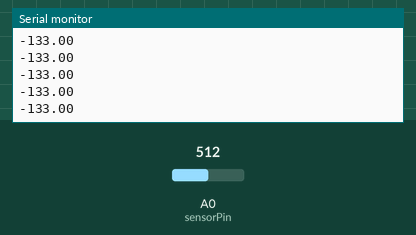
Recording of a sketch running on a simulated Arduino Uno, built with avr-gcc and run on an emulated ATmega328P. On the bench: the last lines printed to the serial monitor. The inputs (shaded band) are chosen by the test bench; at power-on: A0 (sensorPin) = 512.

Above: at 1.2 s.
1.3 s: A0 (sensorPin) set to 716
At 2.2 s:
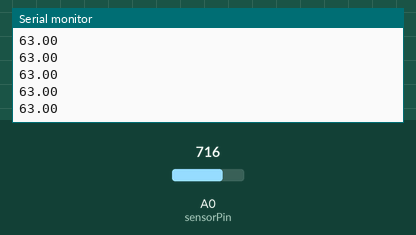
2.8 s: A0 (sensorPin) set to 900
At 3.4 s:
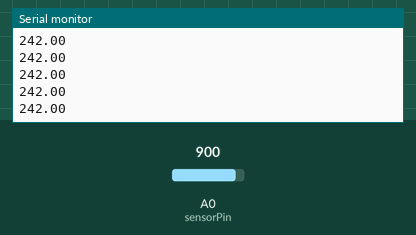
Timing chart, 0 to 5.8 s (numbered marks = the images above; inputs shaded):
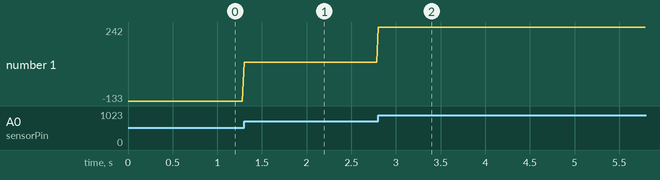

Measured:
- after the input at 1.3 s, the serial monitor: prints a new line at once (image 1)
- after the input at 2.8 s, the serial monitor: prints a new line at once (image 2)
- plotted number 1: -133 → 63 after the input at 1.3 s, 63 → 242 after the input at 2.8 s

The sketch:

Excersice_7_A.ino
```cpp
float sensorValue = 0;
int yellowLed = 9;
int sensorPin = A0;
int greenled = 10;

void setup() {
 pinMode(sensorPin, INPUT);
 Serial.begin(9600);
}

void loop() {
 sensorValue = analogRead(sensorPin);
 sensorValue = map(sensorValue, 650, 913, 0, 255);
 Serial.println(sensorValue);
 delay(20);
}
```
